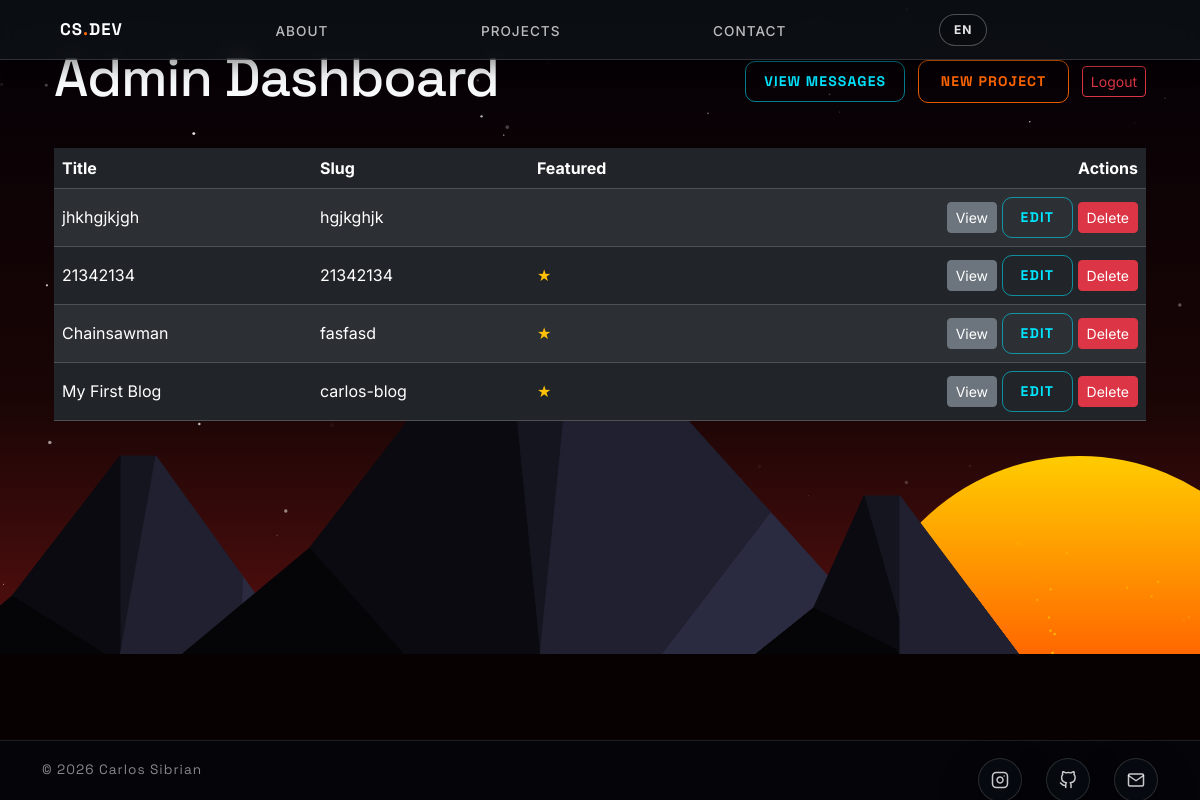
The page /admin (signed in) on the database its author committed.
### models.py (models this page shows)
class TimestampMixin:
    created_at: Mapped[datetime] = mapped_column(
        DateTime(timezone=True),  # tells SQLAlchemy that this column stores tz-aware datetimes
        default=lambda: datetime.now(timezone.utc)
    )
    updated_at: Mapped[datetime] = mapped_column(
        DateTime(timezone=True),
        default=lambda: datetime.now(timezone.utc),
        onupdate=lambda: datetime.now(timezone.utc)
    )

class Project(db.Model, TimestampMixin):
    __tablename__ = "projects"
    id: Mapped[int] = mapped_column(Integer, primary_key=True)
    title: Mapped[str] = mapped_column(String(120), unique=True, nullable=False)
    slug: Mapped[str] = mapped_column(String(140), unique=True, nullable=False)
    summary: Mapped[str] = mapped_column(String(280), default="")
    description: Mapped[str] = mapped_column(Text, default="")
    tech_stack: Mapped[str] = mapped_column(String(240), default="")
    repo_url: Mapped[str] = mapped_column(String(240), default="")
    live_url: Mapped[str] = mapped_column(String(240), default="")
    cover_image: Mapped[str] = mapped_column(String(240), default="")
    is_featured: Mapped[bool] = mapped_column(Boolean, default=False)

### routes_admin.py (the view)
    @app.get("/admin")
    @admin_only
    def admin_dashboard():
        projects = Project.query.order_by(Project.created_at.desc()).all()
        return render_template("admin/dashboard.html", projects=projects)

### routes_admin.py (called while the page is built)
def admin_only(f):
    @wraps(f)
    def wrapper(*args, **kwargs):
        if not current_user.is_authenticated or not getattr(current_user, "is_admin", False):
            return abort(403)
        return f(*args, **kwargs)
    return wrapper

### templates/admin/dashboard.html (shortened to what this page needs)
{% extends "layout/base.html" %}
{% block content %}
<div class="container py-5">
<div class="d-flex flex-wrap justify-content-between align-items-center mb-4">
    <h1 class="text-light mb-3">Admin Dashboard</h1>
    <div>
      <a href="{{ url_for('admin_messages') }}" class="btn btn-sm btn-cyber me-2 mb-2">View Messages</a>
      <a href="{{ url_for('admin_project_new') }}" class="btn btn-sm btn-cta mb-2">New Project</a>
      <a href="{{ url_for('admin_logout') }}" class="btn btn-sm btn-outline-danger mb-2 ms-2">Logout</a>
    </div>
  </div>
  <div class="table-responsive">
    <table class="table table-dark table-striped table-hover align-middle">
      <thead>
        <tr>
          <th scope="col">Title</th>
          <th scope="col">Slug</th>
          <th scope="col">Featured</th>
          <th scope="col" class="text-end">Actions</th>
        </tr>
      </thead>
      <tbody>
        {% for project in projects %}
        <tr>
          <td>{{ project.title }}</td>
          <td>{{ project.slug }}</td>
          <td>
            {% if project.is_featured %}
              <span class="text-warning">&#9733;</span>
            {% endif %}
          </td>
          <td class="text-end">
            <a href="{{ url_for('project_detail', slug=project.slug) }}" class="btn btn-sm btn-secondary" target="_blank">View</a>
            <a href="{{ url_for('admin_project_edit', pid=project.id) }}" class="btn btn-sm btn-cyber">Edit</a>
            <form action="{{ url_for('admin_project_delete', pid=project.id) }}" method="POST" class="d-inline" onsubmit="return confirm('Delete project &quot;{{ project.title }}&quot;?');">
              <button type="submit" class="btn btn-sm btn-danger">Delete</button>
            </form>
          </td>
        </tr>
        {% endfor %}
      </tbody>
    </table>
  </div>
</div>
{% endblock %}

### static/css/main.css (style rules this page uses)
:root { --bg-dark: #050505; --text-main: #e0e6ed; --text-muted: rgba(224, 230, 237, 0.72); --text-faint: rgba(224, 230, 237, 0.55); --accent: #ff6600; --accent-tech: #00e5ff; --glass-bg: rgba(15, 20, 25, 0.72); --glass-bg-strong: rgba(10, 15, 20, 0.90); --glass-border: rgba(255, 255, 255, 0.14); --border-soft: rgba(255, 255, 255, 0.10); --border-tech: rgba(0, 229, 255, 0.35); --header-height: 60px; --footer-height: 50px; --s-1: 6px; --s-2: 10px; --s-3: 14px; --s-4: 18px; --s-5: 24px; --s-6: 32px; --s-7: 44px; --s-8: 64px; --r-1: 12px; --r-2: 16px; --r-3: 20px; --sh-1: 0 8px 28px rgba(0, 0, 0, 0.45); --sh-2: 0 18px 48px rgba(0, 0, 0, 0.55); --sh-glow-accent: 0 0 20px rgba(255, 102, 0, 0.35); --sh-glow-tech: 0 0 18px rgba(0, 229, 255, 0.28); --fs-00: 0.78rem; --fs-0: 0.88rem; --fs-1: 1rem; --fs-2: clamp(1.15rem, 1.1rem + 0.4vw, 1.35rem); --fs-3: clamp(1.35rem, 1.2rem + 0.9vw, 1.9rem); --fs-4: clamp(1.8rem, 1.5rem + 1.6vw, 2.6rem); --fs-5: clamp(2.2rem, 1.8rem + 2.4vw, 3.4rem); --lh-tight: 1.1; --lh-normal: 1.55; --lh-loose: 1.9; --eye-sclera: radial-gradient(circle at 20% 20%, #ffffff 0%, #f1f1f1 45%, #d0d0d0 100%); --eye-iris-gradient: radial-gradient(circle at 35% 35%, #ffe0a8 0%, #d08a2c 30%, #8a4a17 62%, #3a1a08 100% ); --radius-card: 18px; --radius-panel: 22px; --radius-soft: 14px; --radius-pill: 999px; --proj-card-min-h: 520px; --proj-img-h: 220px; --proj-body-min-h: 240px; }
*, *::before, *::after { box-sizing: border-box; }
html, body { margin: 0; padding: 0; width: 100%; height: 100%; overflow-x: hidden; }
body { font-family: 'Inter', sans-serif; background-color: transparent; color: var(--text-main); -webkit-font-smoothing: antialiased; -moz-osx-font-smoothing: grayscale; }
h1, h2, h3, h4, h5, h6, .title, .menu-item, .navbar-brand, .btn-cta, .btn-cyber, .stat-value, .card-title, .section-title, .brand-logo { font-family: 'Space Grotesk', sans-serif; letter-spacing: -0.02em; }
h1 { font-size: var(--fs-5); line-height: var(--lh-tight); margin: 0 0 var(--s-4); }
a { color: inherit; }
.btn-cta, .btn-primary { background: transparent; color: var(--accent); border: 1px solid rgba(255, 102, 0, 0.9); padding: 10px 22px; border-radius: 10px; text-decoration: none; display: inline-block; transition: all 0.25s ease; text-transform: uppercase; font-weight: 800; letter-spacing: 0.08em; }
.btn-cyber, .btn-outline-info { background: transparent; color: var(--accent-tech); border: 1px solid rgba(0, 229, 255, 0.55); padding: 9px 18px; border-radius: 10px; text-decoration: none; display: inline-block; transition: all 0.25s ease; text-transform: uppercase; font-weight: 700; letter-spacing: 0.08em; }
:root { --page-max-width: 1320px; --page-safe-x: clamp(14px, 2.4vw, 32px); --page-gap-top: 26px; --page-gap-bottom: 26px; --page-safe-top: calc(var(--header-height) + var(--page-gap-top)); --page-safe-bottom: calc(var(--footer-height) + var(--page-gap-bottom)); }
:root { --proj-card-min-h: 520px; --proj-card-img-h: 200px; }

### rows shown on the page
Project: title "jhkhgjkjgh", slug "hgjkghjk"
Project: title "21342134", slug "21342134"
Project: title "Chainsawman", slug "fasfasd"
Project: title "My First Blog", slug "carlos-blog"

### other values the page prints
{{ t('about') }} "ABOUT"
{{ t('projects') }} "PROJECTS"
{{ t('contact') }} "CONTACT"
{{ current_lang()|upper }} "EN"
